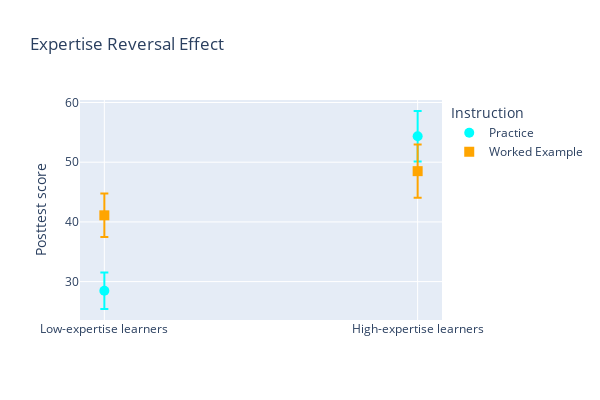

Notebook code for this chart:
### Code cell
fig = go.Figure(
    data=[
        go.Scatter(
            x=["Low-expertise learners", "High-expertise learners"],
            y=[avg_posttest_practice_low_expert, avg_posttest_practice_high_expert],
            mode="markers",
            marker=dict(size=10, color="cyan"),
            name="Practice",
            error_y=dict(
                type="data",
                array=[
                    practice_low_expert["ere_post_test"].sem(),
                    practice_high_expert["ere_post_test"].sem(),
                ],
                visible=True,
            ),
        ),
        go.Scatter(
            x=["Low-expertise learners", "High-expertise learners"],
            y=[avg_posttest_example_low_expert, avg_posttest_example_high_expert],
            mode="markers",
            marker=dict(size=10, color="orange", symbol="square"),
            name="Worked Example",
            error_y=dict(
                type="data",
                array=[
                    worked_example_low_expert["ere_post_test"].sem(),
                    worked_example_high_expert["ere_post_test"].sem(),
                ],
                visible=True,
            ),
        ),
    ]
)

fig.update_layout(
    title="Expertise Reversal Effect",
    yaxis_title="Posttest score",
    legend_title="Instruction",
    width=600,
    height=400,
)
fig.show()

### Figure 1 — Plotly figure (JSON) as saved in the notebook; plotly's stock layout.template omitted (floating-point values rounded to 4 significant figures)
{"data": [{"error_y": {"array": [3.055, 4.238], "type": "data", "visible": true}, "marker": {"color": "cyan", "size": 10}, "mode": "markers", "name": "Practice", "type": "scatter", "x": ["Low-expertise learners", "High-expertise learners"], "y": [28.46, 54.34]}, {"error_y": {"array": [3.641, 4.453], "type": "data", "visible": true}, "marker": {"color": "orange", "size": 10, "symbol": "square"}, "mode": "markers", "name": "Worked Example", "type": "scatter", "x": ["Low-expertise learners", "High-expertise learners"], "y": [41.1, 48.5]}], "layout": {"height": 400, "legend": {"title": {"text": "Instruction"}}, "title": {"text": "Expertise Reversal Effect"}, "width": 600, "yaxis": {"title": {"text": "Posttest score"}}}}
